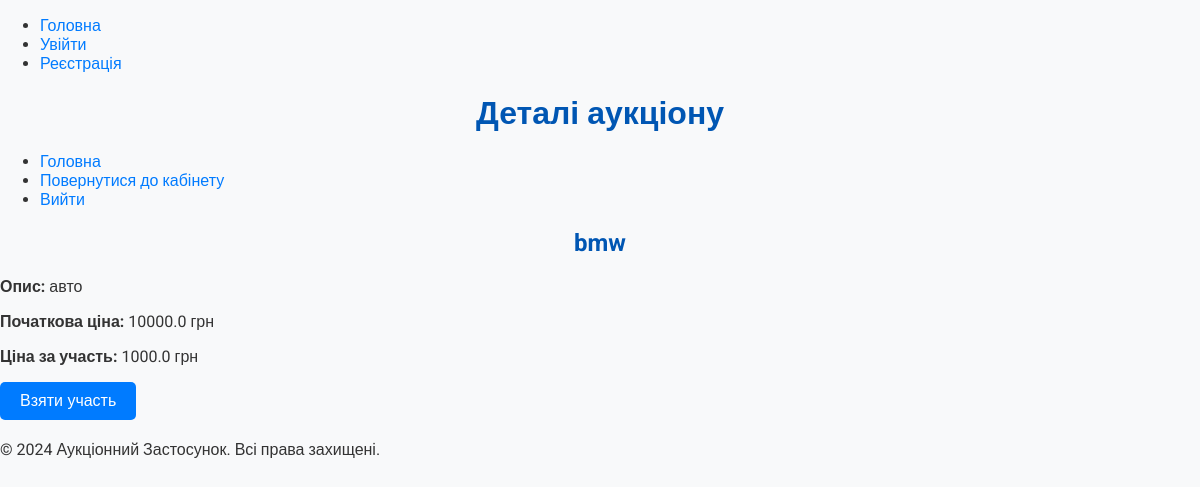
The page /auction/1 (signed in) on the database its author committed.
### app/models/auction.py (models this page shows, shortened)
class Auction(db.Model):
    __tablename__ = 'auctions'
    id = db.Column(db.Integer, primary_key=True)
    title = db.Column(db.String(255), nullable=False)
    description = db.Column(db.Text, nullable=False)
    starting_price = db.Column(db.Float, nullable=False)
    current_price = db.Column(db.Float, nullable=False)
    seller_id = db.Column(db.Integer, db.ForeignKey('users.id'), nullable=False)
    total_participants = db.Column(db.Integer, default=0, nullable=False)
    is_active = db.Column(db.Boolean, default=True, nullable=False)
    winner_id = db.Column(db.Integer, db.ForeignKey('users.id'), nullable=True)
    created_at = db.Column(db.DateTime, default=db.func.now(), nullable=False)
    updated_at = db.Column(db.DateTime, default=db.func.now(), onupdate=db.func.now(), nullable=False)

### app/routes/auction_routes.py (the view, shortened to what this page needs)
@auction_bp.route('/<int:auction_id>', methods=['GET', 'POST'])
@login_required
def auction_detail(auction_id):
    auction = Auction.query.get(auction_id)
    if not auction:
        flash("Аукціон не знайдено.", 'error')
        return redirect(url_for('auction.buyer_auctions'))
    return render_template('auctions/auction_detail.html', auction=auction)

### app/templates/auctions/auction_detail.html (shortened to what this page needs)
{% extends "base.html" %}
{% block content %}
<main>
    <header>
        <h1>Деталі аукціону</h1>
        <nav>
            <ul>
                <li><a href="/">Головна</a></li>
                <li><a href="/user/buyer/{{ current_user.email }}">Повернутися до кабінету</a></li>
                <li><a href="/auth/logout">Вийти</a></li>
            </ul>
        </nav>
    </header>
    <section class="auction-info">
        <h2>{{ auction.title }}</h2>
        <p><strong>Опис:</strong> {{ auction.description }}</p>
        <p><strong>Початкова ціна:</strong> {{ auction.starting_price }} грн</p>
    </section>
    <section class="participate">
        {% if auction.is_active %}
        <form id="participate-form" method="POST">
            <p><strong>Ціна за участь:</strong> {{ auction.starting_price * 0.1 }} грн</p>
            <button type="submit">Взяти участь</button>
        </form>
        {% else %}
        <p>Цей аукціон завершено.</p>
        {% endif %}
    </section>
</main>
{% endblock %}

### app/static/css/styles.css (style rules this page uses)
body { font-family: 'Roboto', sans-serif; margin: 0; padding: 0; background-color: #f8f9fa; color: #333; }
h1, h2, h3 { color: #0056b3; text-align: center; margin-bottom: 20px; }
button, .btn { display: inline-block; padding: 10px 20px; font-size: 16px; border: none; border-radius: 5px; color: #fff; background-color: #007bff; cursor: pointer; transition: background-color 0.3s ease; }
form { margin-bottom: 20px; }
a { color: #007bff; text-decoration: none; }

### rows shown on the page
Auction: title "bmw", description "авто", starting_price "10000.0", auction.starting_price*0.1 "1000.0"
